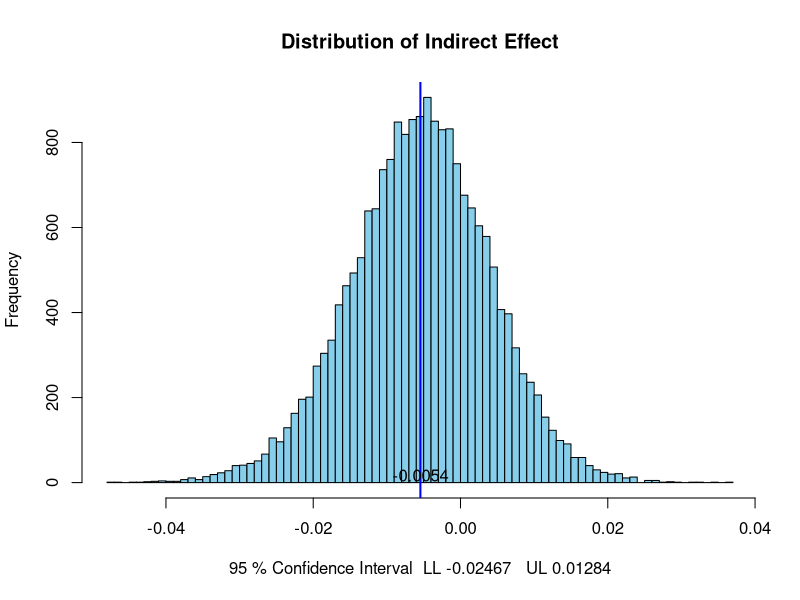
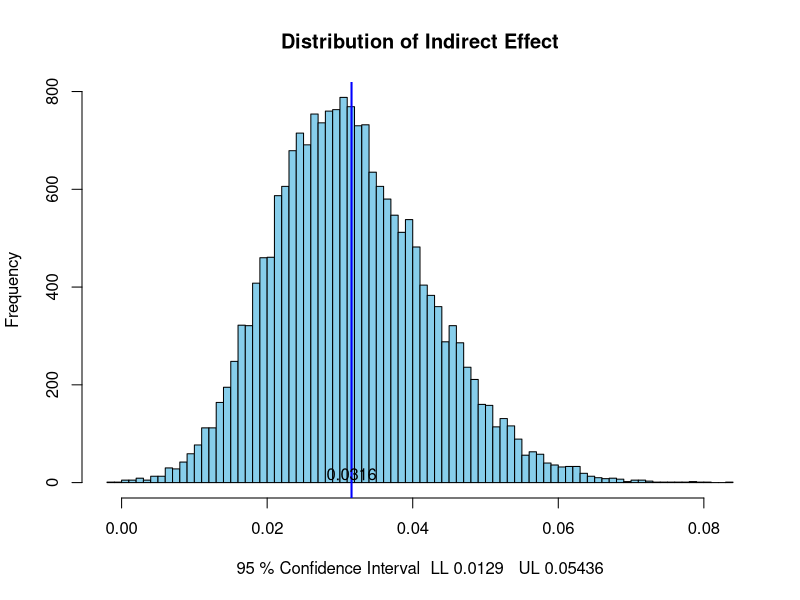
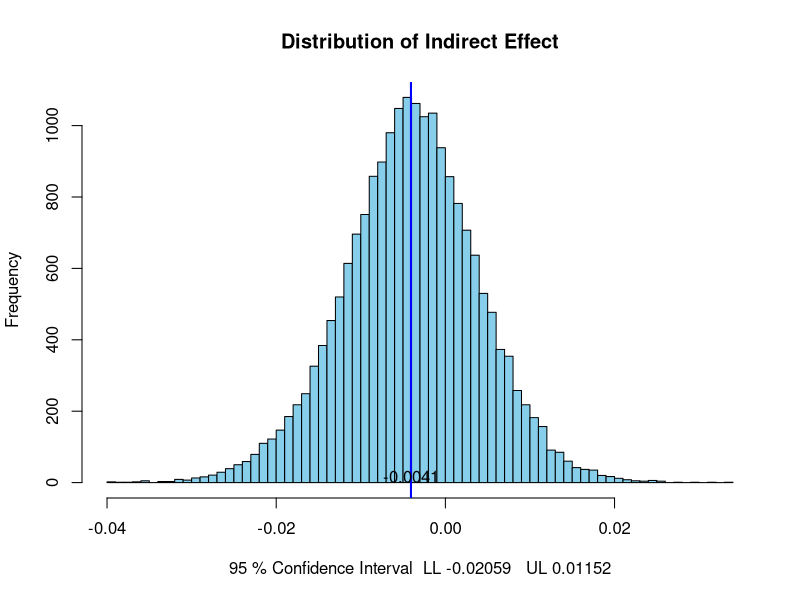
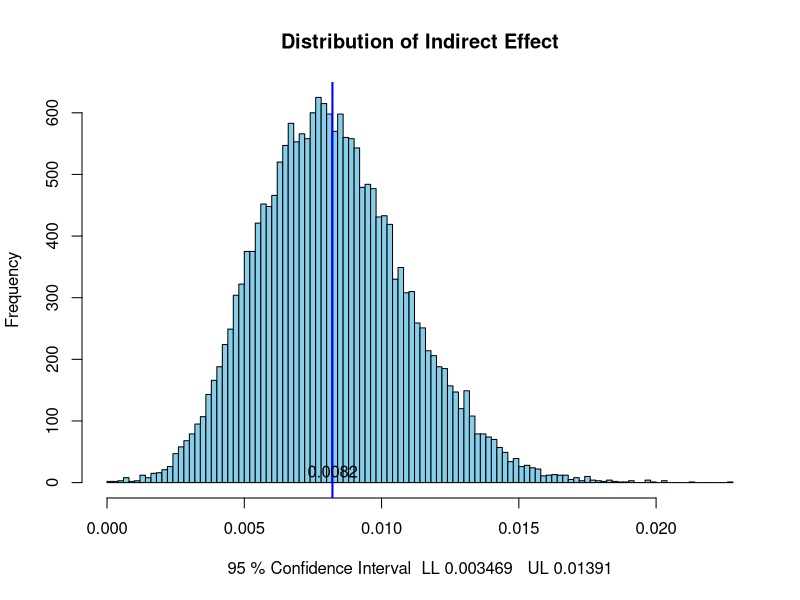
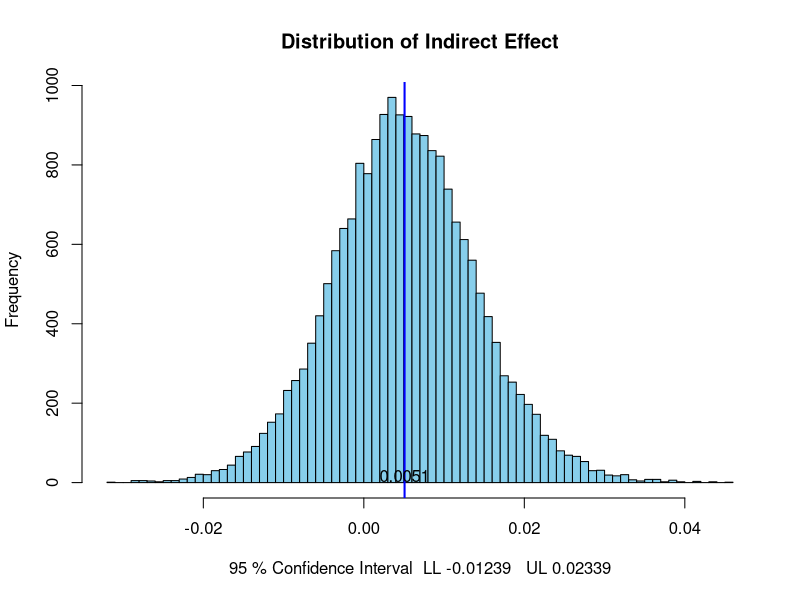
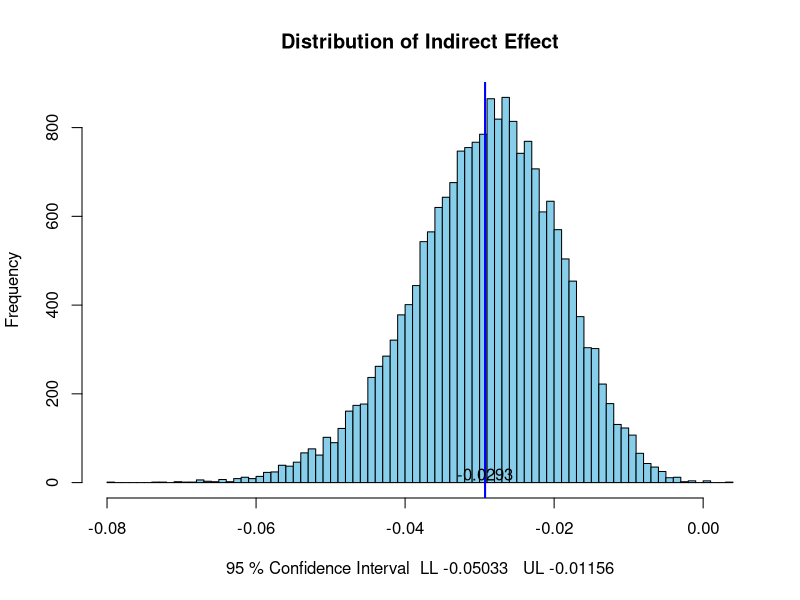
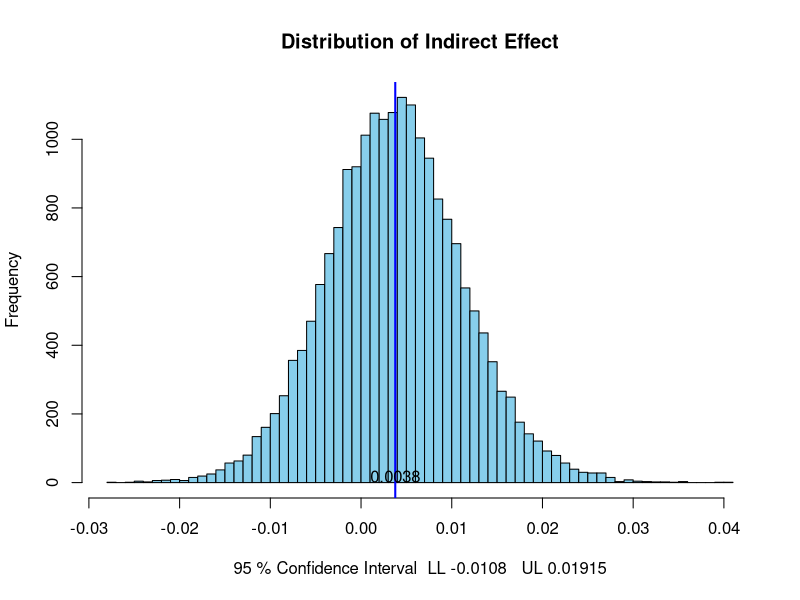
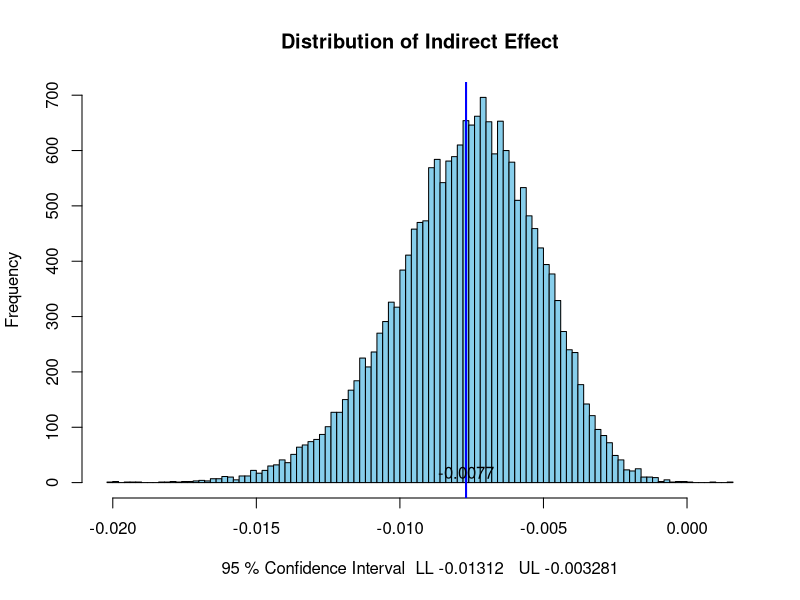

These figures' R source, in order:
#This code corresponds to Mason et al., Victim Blame Prereg
#This code estimates the 95% confidence intervals for the multilevel moderated mediation models estimated in Final Blame and Threat Analyses.sas
#Written by the fifth, second, and first in 2024/2025
#Robustness checks
#Last edited by first author 2025.08.10

#Preacher, K. J., & Selig, J. P. (2012). Advantages of Monte Carlo confidence intervals for indirect effects. Communication Methods and Measures, 6, 77-98.
#Selig, J. P., & Preacher, K. J. (2008, June). Monte Carlo method for assessing mediation: An interactive tool for creating confidence intervals for indirect effects [Computer software]. Available from http://quantpsy.org/.

#Enter the m*variable value for "a" and the y*fear_c value for "b"
#Enter the variance values in the 1st and 4th values of acov for those same "a" and "b" coefficients
#Do not change other settings

################################################
#Values from Model 14a
################################################

################################################
#SESSION 1 VS 2 - VICTIMS, CENTERED IDEOLOGY
################################################
set.seed(1234) 
require(MASS)

a=-0.1637
b=0.03334
rep=20000
conf=95
pest=c(a,b)
acov <- matrix(c(
  0.07837, 0,
  0, 0.000036
),2,2)
mcmc <- mvrnorm(rep,pest,acov,empirical=FALSE)
ab <- mcmc[,1]*mcmc[,2]
low=(1-conf/100)/2
upp=((1-conf/100)/2)+(conf/100)
LL=quantile(ab,low)
UL=quantile(ab,upp)
LL4=format(LL,digits=4)
UL4=format(UL,digits=4)
mab=mean(ab)
hist(ab,breaks='FD',col='skyblue',xlab=paste(conf,'% Confidence Interval ','LL',LL4,'  UL',UL4),
     main='Distribution of Indirect Effect')
abline(v=mab,col="blue",lwd=2)
text(mab, 18 , round(mab, 4))
print(LL)
print(UL)

################################################
#SESSION 1 VS 3 - VICTIMS
################################################

a=0.9465
b=0.03334
rep=20000
conf=95
pest=c(a,b)
acov <- matrix(c(
  0.07101, 0,
  0, 0.000036
),2,2)
mcmc <- mvrnorm(rep,pest,acov,empirical=FALSE)
ab <- mcmc[,1]*mcmc[,2]
low=(1-conf/100)/2
upp=((1-conf/100)/2)+(conf/100)
LL=quantile(ab,low)
UL=quantile(ab,upp)
LL4=format(LL,digits=4)
UL4=format(UL,digits=4)
mab=mean(ab)
hist(ab,breaks='FD',col='skyblue',xlab=paste(conf,'% Confidence Interval ','LL',LL4,'  UL',UL4),
     main='Distribution of Indirect Effect')
abline(v=mab,col="blue",lwd=2)
text(mab, 18 , round(mab, 4))
print(LL)
print(UL)

################################################
#GENDER - VICTIMS
################################################

a=-0.1193
b=0.03334
rep=20000
conf=95
pest=c(a,b)
acov <- matrix(c(
  0.05595, 0,
  0, 0.000036
),2,2)
mcmc <- mvrnorm(rep,pest,acov,empirical=FALSE)
ab <- mcmc[,1]*mcmc[,2]
low=(1-conf/100)/2
upp=((1-conf/100)/2)+(conf/100)
LL=quantile(ab,low)
UL=quantile(ab,upp)
LL4=format(LL,digits=4)
UL4=format(UL,digits=4)
mab=mean(ab)
hist(ab,breaks='FD',col='skyblue',xlab=paste(conf,'% Confidence Interval ','LL',LL4,'  UL',UL4),
     main='Distribution of Indirect Effect')
abline(v=mab,col="blue",lwd=2)
text(mab, 18 , round(mab, 4))
print(LL)
print(UL)

################################################
#IDEOLOGY - VICTIMS
################################################

a=0.2465
b=0.03334
rep=20000
conf=95
pest=c(a,b)
acov <- matrix(c(
  0.004493, 0,
  0, 0.000036
),2,2)
mcmc <- mvrnorm(rep,pest,acov,empirical=FALSE)
ab <- mcmc[,1]*mcmc[,2]
low=(1-conf/100)/2
upp=((1-conf/100)/2)+(conf/100)
LL=quantile(ab,low)
UL=quantile(ab,upp)
LL4=format(LL,digits=4)
UL4=format(UL,digits=4)
mab=mean(ab)
hist(ab,breaks='FD',col='skyblue',xlab=paste(conf,'% Confidence Interval ','LL',LL4,'  UL',UL4),
     main='Distribution of Indirect Effect')
abline(v=mab,col="blue",lwd=2)
text(mab, 18 , round(mab, 4))
print(LL)
print(UL)

################################################
#Values from Model 14b
################################################

################################################
#SESSION 1 VS 2 - PERPETRATORS
################################################

a=-0.1637
b=-0.03108
rep=20000
conf=95
pest=c(a,b)
acov <- matrix(c(
  0.07837, 0,
  0, 0.000029
),2,2)
mcmc <- mvrnorm(rep,pest,acov,empirical=FALSE)
ab <- mcmc[,1]*mcmc[,2]
low=(1-conf/100)/2
upp=((1-conf/100)/2)+(conf/100)
LL=quantile(ab,low)
UL=quantile(ab,upp)
LL4=format(LL,digits=4)
UL4=format(UL,digits=4)
mab=mean(ab)
hist(ab,breaks='FD',col='skyblue',xlab=paste(conf,'% Confidence Interval ','LL',LL4,'  UL',UL4),
     main='Distribution of Indirect Effect')
abline(v=mab,col="blue",lwd=2)
text(mab, 18 , round(mab, 4))
print(LL)
print(UL)

################################################
#SESSION 1 VS 3 - PERPETRATORS
################################################

a=0.9465
b=-0.03108
rep=20000
conf=95
pest=c(a,b)
acov <- matrix(c(
  0.07101, 0,
  0, 0.000029
),2,2)
mcmc <- mvrnorm(rep,pest,acov,empirical=FALSE)
ab <- mcmc[,1]*mcmc[,2]
low=(1-conf/100)/2
upp=((1-conf/100)/2)+(conf/100)
LL=quantile(ab,low)
UL=quantile(ab,upp)
LL4=format(LL,digits=4)
UL4=format(UL,digits=4)
mab=mean(ab)
hist(ab,breaks='FD',col='skyblue',xlab=paste(conf,'% Confidence Interval ','LL',LL4,'  UL',UL4),
     main='Distribution of Indirect Effect')
abline(v=mab,col="blue",lwd=2)
text(mab, 18 , round(mab, 4))
print(LL)
print(UL)

################################################
#GENDER - PERPETRATORS
################################################

a=-0.1193
b=-0.03108
rep=20000
conf=95
pest=c(a,b)
acov <- matrix(c(
  0.05595, 0,
  0, 0.000029
),2,2)
mcmc <- mvrnorm(rep,pest,acov,empirical=FALSE)
ab <- mcmc[,1]*mcmc[,2]
low=(1-conf/100)/2
upp=((1-conf/100)/2)+(conf/100)
LL=quantile(ab,low)
UL=quantile(ab,upp)
LL4=format(LL,digits=4)
UL4=format(UL,digits=4)
mab=mean(ab)
hist(ab,breaks='FD',col='skyblue',xlab=paste(conf,'% Confidence Interval ','LL',LL4,'  UL',UL4),
     main='Distribution of Indirect Effect')
abline(v=mab,col="blue",lwd=2)
text(mab, 18 , round(mab, 4))
print(LL)
print(UL)

################################################
#IDEOLOGY - PERPETRATORS
################################################

a=0.2465
b=-0.03108
rep=20000
conf=95
pest=c(a,b)
acov <- matrix(c(
  0.004493, 0,
  0, 0.000029
),2,2)
mcmc <- mvrnorm(rep,pest,acov,empirical=FALSE)
ab <- mcmc[,1]*mcmc[,2]
low=(1-conf/100)/2
upp=((1-conf/100)/2)+(conf/100)
LL=quantile(ab,low)
UL=quantile(ab,upp)
LL4=format(LL,digits=4)
UL4=format(UL,digits=4)
mab=mean(ab)
hist(ab,breaks='FD',col='skyblue',xlab=paste(conf,'% Confidence Interval ','LL',LL4,'  UL',UL4),
     main='Distribution of Indirect Effect')
abline(v=mab,col="blue",lwd=2)
text(mab, 18 , round(mab, 4))
print(LL)
print(UL)

################################################
#Values from Model 14c
################################################

################################################
#SESSION 2 VS 3 - VICTIMS
################################################

a=1.1103
b=0.03334
rep=20000
conf=95
pest=c(a,b)
acov <- matrix(c(
  0.08548, 0,
  0, 0.000036
),2,2)
mcmc <- mvrnorm(rep,pest,acov,empirical=FALSE)
ab <- mcmc[,1]*mcmc[,2]
low=(1-conf/100)/2
upp=((1-conf/100)/2)+(conf/100)
LL=quantile(ab,low)
UL=quantile(ab,upp)
LL4=format(LL,digits=4)
UL4=format(UL,digits=4)
mab=mean(ab)
hist(ab,breaks='FD',col='skyblue',xlab=paste(conf,'% Confidence Interval ','LL',LL4,'  UL',UL4),
     main='Distribution of Indirect Effect')
abline(v=mab,col="blue",lwd=2)
text(mab, 18 , round(mab, 4))
print(LL)
print(UL)

################################################
#Values from Model 14d
################################################

################################################
#SESSION 2 VS 3 - PERPETRATORS
################################################

a=1.1103
b=-0.03108
rep=20000
conf=95
pest=c(a,b)
acov <- matrix(c(
  0.08548, 0,
  0, 0.000029
),2,2)
mcmc <- mvrnorm(rep,pest,acov,empirical=FALSE)
ab <- mcmc[,1]*mcmc[,2]
low=(1-conf/100)/2
upp=((1-conf/100)/2)+(conf/100)
LL=quantile(ab,low)
UL=quantile(ab,upp)
LL4=format(LL,digits=4)
UL4=format(UL,digits=4)
mab=mean(ab)
hist(ab,breaks='FD',col='skyblue',xlab=paste(conf,'% Confidence Interval ','LL',LL4,'  UL',UL4),
     main='Distribution of Indirect Effect')
abline(v=mab,col="blue",lwd=2)
text(mab, 18 , round(mab, 4))
print(LL)
print(UL)

################################################################################################

# LOW SOCIAL IDEOLOGY

################################################
#Values from Model 14e
################################################

################################################
#SESSION 1 VS 2 - VICTIMS LOW IDEOLOGY
################################################

a=0.1094
b=0.03334
rep=20000
conf=95
pest=c(a,b)
acov <- matrix(c(
  0.09896, 0,
  0, 0.000036
),2,2)
mcmc <- mvrnorm(rep,pest,acov,empirical=FALSE)
ab <- mcmc[,1]*mcmc[,2]
low=(1-conf/100)/2
upp=((1-conf/100)/2)+(conf/100)
LL=quantile(ab,low)
UL=quantile(ab,upp)
LL4=format(LL,digits=4)
UL4=format(UL,digits=4)
mab=mean(ab)
hist(ab,breaks='FD',col='skyblue',xlab=paste(conf,'% Confidence Interval ','LL',LL4,'  UL',UL4),
     main='Distribution of Indirect Effect')
abline(v=mab,col="blue",lwd=2)
text(mab, 18 , round(mab, 4))
print(LL)
print(UL)

################################################
#SESSION 1 VS 3 - VICTIMS LOW IDEOLOGY
################################################

a=0.2555
b=0.03334
rep=20000
conf=95
pest=c(a,b)
acov <- matrix(c(
  0.095, 0,
  0, 0.000036
),2,2)
mcmc <- mvrnorm(rep,pest,acov,empirical=FALSE)
ab <- mcmc[,1]*mcmc[,2]
low=(1-conf/100)/2
upp=((1-conf/100)/2)+(conf/100)
LL=quantile(ab,low)
UL=quantile(ab,upp)
LL4=format(LL,digits=4)
UL4=format(UL,digits=4)
mab=mean(ab)
hist(ab,breaks='FD',col='skyblue',xlab=paste(conf,'% Confidence Interval ','LL',LL4,'  UL',UL4),
     main='Distribution of Indirect Effect')
abline(v=mab,col="blue",lwd=2)
text(mab, 18 , round(mab, 4))
print(LL)
print(UL)

################################################
#Values from Model 14f
################################################

################################################
#SESSION 1 VS 2 - PERPETRATORS LOW IDEOLOGY
################################################

a=0.1094
b=-0.03108
rep=20000
conf=95
pest=c(a,b)
acov <- matrix(c(
  0.09896, 0,
  0, 0.000029
),2,2)
mcmc <- mvrnorm(rep,pest,acov,empirical=FALSE)
ab <- mcmc[,1]*mcmc[,2]
low=(1-conf/100)/2
upp=((1-conf/100)/2)+(conf/100)
LL=quantile(ab,low)
UL=quantile(ab,upp)
LL4=format(LL,digits=4)
UL4=format(UL,digits=4)
mab=mean(ab)
hist(ab,breaks='FD',col='skyblue',xlab=paste(conf,'% Confidence Interval ','LL',LL4,'  UL',UL4),
     main='Distribution of Indirect Effect')
abline(v=mab,col="blue",lwd=2)
text(mab, 18 , round(mab, 4))
print(LL)
print(UL)

################################################
#SESSION 1 VS 3 - PERPETRATORS LOW IDEOLOGY
################################################

a=0.2555 
b=-0.03108
rep=20000
conf=95
pest=c(a,b)
acov <- matrix(c(
  0.09441, 0,
  0, 0.000029
),2,2)
mcmc <- mvrnorm(rep,pest,acov,empirical=FALSE)
ab <- mcmc[,1]*mcmc[,2]
low=(1-conf/100)/2
upp=((1-conf/100)/2)+(conf/100)
LL=quantile(ab,low)
UL=quantile(ab,upp)
LL4=format(LL,digits=4)
UL4=format(UL,digits=4)
mab=mean(ab)
hist(ab,breaks='FD',col='skyblue',xlab=paste(conf,'% Confidence Interval ','LL',LL4,'  UL',UL4),
     main='Distribution of Indirect Effect')
abline(v=mab,col="blue",lwd=2)
text(mab, 18 , round(mab, 4))
print(LL)
print(UL)

################################################
#Values from Model 14g
################################################

################################################
#SESSION 2 VS 3 - VICTIMS LOW IDEOLOGY
################################################

a=0.1462
b=0.03334
rep=20000
conf=95
pest=c(a,b)
acov <- matrix(c(
  0.1089, 0,
  0, 0.000036
),2,2)
mcmc <- mvrnorm(rep,pest,acov,empirical=FALSE)
ab <- mcmc[,1]*mcmc[,2]
low=(1-conf/100)/2
upp=((1-conf/100)/2)+(conf/100)
LL=quantile(ab,low)
UL=quantile(ab,upp)
LL4=format(LL,digits=4)
UL4=format(UL,digits=4)
mab=mean(ab)
hist(ab,breaks='FD',col='skyblue',xlab=paste(conf,'% Confidence Interval ','LL',LL4,'  UL',UL4),
     main='Distribution of Indirect Effect')
abline(v=mab,col="blue",lwd=2)
text(mab, 18 , round(mab, 4))
print(LL)
print(UL)

################################################
#Values from Model 14h 
################################################

################################################
#SESSION 2 VS 3 - PERPETRATORS LOW IDEOLOGY
################################################

a=0.1462
b=-0.03108
rep=20000
conf=95
pest=c(a,b)
acov <- matrix(c(
  0.1089, 0,
  0, 0.000029
),2,2)
mcmc <- mvrnorm(rep,pest,acov,empirical=FALSE)
ab <- mcmc[,1]*mcmc[,2]
low=(1-conf/100)/2
upp=((1-conf/100)/2)+(conf/100)
LL=quantile(ab,low)
UL=quantile(ab,upp)
LL4=format(LL,digits=4)
UL4=format(UL,digits=4)
mab=mean(ab)
hist(ab,breaks='FD',col='skyblue',xlab=paste(conf,'% Confidence Interval ','LL',LL4,'  UL',UL4),
     main='Distribution of Indirect Effect')
abline(v=mab,col="blue",lwd=2)
text(mab, 18 , round(mab, 4))
print(LL)
print(UL)

################################################

#HIGH SOCIAL IDEOLOGY

################################################
#Values from Model 14i
################################################

################################################
#SESSION 1 VS 2 - VICTIMS HIGH IDEOLOGY
################################################

a=-0.4368
b=0.03334
rep=20000
conf=95
pest=c(a,b)
acov <- matrix(c(
  0.165, 0,
  0, 0.000036
),2,2)
mcmc <- mvrnorm(rep,pest,acov,empirical=FALSE)
ab <- mcmc[,1]*mcmc[,2]
low=(1-conf/100)/2
upp=((1-conf/100)/2)+(conf/100)
LL=quantile(ab,low)
UL=quantile(ab,upp)
LL4=format(LL,digits=4)
UL4=format(UL,digits=4)
mab=mean(ab)
hist(ab,breaks='FD',col='skyblue',xlab=paste(conf,'% Confidence Interval ','LL',LL4,'  UL',UL4),
     main='Distribution of Indirect Effect')
abline(v=mab,col="blue",lwd=2)
text(mab, 18 , round(mab, 4))
print(LL)
print(UL)

################################################
#SESSION 1 VS 3 - VICTIMS HIGH IDEOLOGY
################################################

a=1.6375
b=0.03334
rep=20000
conf=95
pest=c(a,b)
acov <- matrix(c(
  0.1478, 0,
  0, 0.000036
),2,2)
mcmc <- mvrnorm(rep,pest,acov,empirical=FALSE)
ab <- mcmc[,1]*mcmc[,2]
low=(1-conf/100)/2
upp=((1-conf/100)/2)+(conf/100)
LL=quantile(ab,low)
UL=quantile(ab,upp)
LL4=format(LL,digits=4)
UL4=format(UL,digits=4)
mab=mean(ab)
hist(ab,breaks='FD',col='skyblue',xlab=paste(conf,'% Confidence Interval ','LL',LL4,'  UL',UL4),
     main='Distribution of Indirect Effect')
abline(v=mab,col="blue",lwd=2)
text(mab, 18 , round(mab, 4))
print(LL)
print(UL)

################################################
#Values from Model 14j
################################################

################################################
#SESSION 1 VS 2 - PERPETRATORS HIGH IDEOLOGY
################################################

a=-0.4368
b=-0.03108 
rep=20000
conf=95
pest=c(a,b)
acov <- matrix(c(
  0.165, 0,
  0, 0.000029
),2,2)
mcmc <- mvrnorm(rep,pest,acov,empirical=FALSE)
ab <- mcmc[,1]*mcmc[,2]
low=(1-conf/100)/2
upp=((1-conf/100)/2)+(conf/100)
LL=quantile(ab,low)
UL=quantile(ab,upp)
LL4=format(LL,digits=4)
UL4=format(UL,digits=4)
mab=mean(ab)
hist(ab,breaks='FD',col='skyblue',xlab=paste(conf,'% Confidence Interval ','LL',LL4,'  UL',UL4),
     main='Distribution of Indirect Effect')
abline(v=mab,col="blue",lwd=2)
text(mab, 18 , round(mab, 4))
print(LL)
print(UL)

################################################
#SESSION 1 VS 3 - PERPETRATORS HIGH IDEOLOGY
################################################

a=1.6375
b=-0.03108
rep=20000
conf=95
pest=c(a,b)
acov <- matrix(c(
  0.1478, 0,
  0, 0.000029
),2,2)
mcmc <- mvrnorm(rep,pest,acov,empirical=FALSE)
ab <- mcmc[,1]*mcmc[,2]
low=(1-conf/100)/2
upp=((1-conf/100)/2)+(conf/100)
LL=quantile(ab,low)
UL=quantile(ab,upp)
LL4=format(LL,digits=4)
UL4=format(UL,digits=4)
mab=mean(ab)
hist(ab,breaks='FD',col='skyblue',xlab=paste(conf,'% Confidence Interval ','LL',LL4,'  UL',UL4),
     main='Distribution of Indirect Effect')
abline(v=mab,col="blue",lwd=2)
text(mab, 18 , round(mab, 4))
print(LL)
print(UL)

################################################
#Values from Model 14k
################################################

################################################
#SESSION 2 VS 3 - VICTIMS HIGH IDEOLOGY
################################################

a=2.0743
b=0.03334
rep=20000
conf=95
pest=c(a,b)
acov <- matrix(c(
  0.1703, 0,
  0, 0.000036
),2,2)
mcmc <- mvrnorm(rep,pest,acov,empirical=FALSE)
ab <- mcmc[,1]*mcmc[,2]
low=(1-conf/100)/2
upp=((1-conf/100)/2)+(conf/100)
LL=quantile(ab,low)
UL=quantile(ab,upp)
LL4=format(LL,digits=4)
UL4=format(UL,digits=4)
mab=mean(ab)
hist(ab,breaks='FD',col='skyblue',xlab=paste(conf,'% Confidence Interval ','LL',LL4,'  UL',UL4),
     main='Distribution of Indirect Effect')
abline(v=mab,col="blue",lwd=2)
text(mab, 18 , round(mab, 4))
print(LL)
print(UL)

################################################
#Values from Model 14l
################################################

################################################
#SESSION 2 VS 3 - PERPETRATORS HIGH IDEOLOGY
################################################

a=2.0743
b=-0.03108
rep=20000
conf=95
pest=c(a,b)
acov <- matrix(c(
  0.1703, 0,
  0, 0.000029
),2,2)
mcmc <- mvrnorm(rep,pest,acov,empirical=FALSE)
ab <- mcmc[,1]*mcmc[,2]
low=(1-conf/100)/2
upp=((1-conf/100)/2)+(conf/100)
LL=quantile(ab,low)
UL=quantile(ab,upp)
LL4=format(LL,digits=4)
UL4=format(UL,digits=4)
mab=mean(ab)
hist(ab,breaks='FD',col='skyblue',xlab=paste(conf,'% Confidence Interval ','LL',LL4,'  UL',UL4),
     main='Distribution of Indirect Effect')
abline(v=mab,col="blue",lwd=2)
text(mab, 18 , round(mab, 4))
print(LL)
print(UL)
